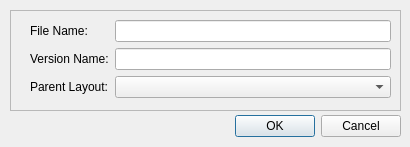
<?xml version="1.0" encoding="UTF-8"?>
<ui version="4.0">
 <class>SelectParentLayoutDialog</class>
 <widget class="QDialog" name="SelectParentLayoutDialog">
  <property name="geometry">
   <rect>
    <x>0</x>
    <y>0</y>
    <width>410</width>
    <height>147</height>
   </rect>
  </property>
  <property name="windowTitle">
   <string>Create New Layout</string>
  </property>
  <widget class="QDialogButtonBox" name="buttonBox">
   <property name="geometry">
    <rect>
     <x>60</x>
     <y>110</y>
     <width>341</width>
     <height>32</height>
    </rect>
   </property>
   <property name="orientation">
    <enum>Qt::Horizontal</enum>
   </property>
   <property name="standardButtons">
    <set>QDialogButtonBox::Cancel|QDialogButtonBox::Ok</set>
   </property>
  </widget>
  <widget class="QFrame" name="frame">
   <property name="geometry">
    <rect>
     <x>10</x>
     <y>10</y>
     <width>391</width>
     <height>101</height>
    </rect>
   </property>
   <property name="frameShape">
    <enum>QFrame::StyledPanel</enum>
   </property>
   <property name="frameShadow">
    <enum>QFrame::Raised</enum>
   </property>
   <widget class="QWidget" name="layoutWidget">
    <property name="geometry">
     <rect>
      <x>20</x>
      <y>10</y>
      <width>361</width>
      <height>81</height>
     </rect>
    </property>
    <layout class="QFormLayout" name="formLayout">
     <item row="2" column="0">
      <widget class="QLabel" name="label">
       <property name="text">
        <string>Version Name:</string>
       </property>
      </widget>
     </item>
     <item row="2" column="1">
      <widget class="QLineEdit" name="le_version_name"/>
     </item>
     <item row="3" column="0">
      <widget class="QLabel" name="l_select_layout_prompt">
       <property name="text">
        <string>Parent Layout:</string>
       </property>
      </widget>
     </item>
     <item row="3" column="1">
      <widget class="QComboBox" name="cmb_select_layout">
       <property name="insertPolicy">
        <enum>QComboBox::InsertAlphabetically</enum>
       </property>
      </widget>
     </item>
     <item row="1" column="0">
      <widget class="QLabel" name="l_file_name_prompt">
       <property name="text">
        <string>File Name:</string>
       </property>
      </widget>
     </item>
     <item row="1" column="1">
      <widget class="QLineEdit" name="le_file_name"/>
     </item>
    </layout>
   </widget>
  </widget>
 </widget>
 <resources/>
 <connections>
  <connection>
   <sender>buttonBox</sender>
   <signal>accepted()</signal>
   <receiver>SelectParentLayoutDialog</receiver>
   <slot>accept()</slot>
   <hints>
    <hint type="sourcelabel">
     <x>278</x>
     <y>74</y>
    </hint>
    <hint type="destinationlabel">
     <x>157</x>
     <y>97</y>
    </hint>
   </hints>
  </connection>
  <connection>
   <sender>buttonBox</sender>
   <signal>rejected()</signal>
   <receiver>SelectParentLayoutDialog</receiver>
   <slot>reject()</slot>
   <hints>
    <hint type="sourcelabel">
     <x>346</x>
     <y>80</y>
    </hint>
    <hint type="destinationlabel">
     <x>286</x>
     <y>97</y>
    </hint>
   </hints>
  </connection>
  <connection>
   <sender>cmb_select_layout</sender>
   <signal>currentIndexChanged(int)</signal>
   <receiver>SelectParentLayoutDialog</receiver>
   <slot>selection_changed(int)</slot>
   <hints>
    <hint type="sourcelabel">
     <x>188</x>
     <y>34</y>
    </hint>
    <hint type="destinationlabel">
     <x>32</x>
     <y>75</y>
    </hint>
   </hints>
  </connection>
 </connections>
 <slots>
  <slot>selection_changed(int)</slot>
 </slots>
</ui>
